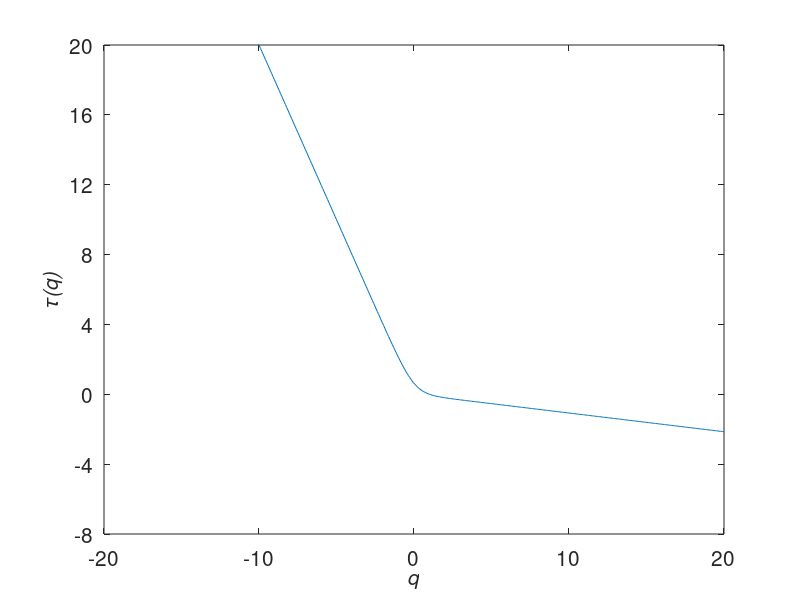

Write MATLAB code to recreate this figure.
% Program_6d - The tau curve.
% Chapter 6 - Fractals and Multifractals.
% Copyright Springer 2014. Stephen Lynch.

% Plot a tau curve for a multifractal Cantor set (Figure 6.16a).
ezplot('(log((1/9)^x+(8/9)^x))/(log(3))',[-20,20])
axis([-20 20 -8 20])
fsize=15;
set(gca,'XTick',-20:10:20,'FontSize',fsize)
set(gca,'YTick',-8:4:20,'FontSize',fsize)
xlabel('\itq','FontSize',fsize)
ylabel('\it{\tau(q)}','FontSize',fsize)
title(' ')

% End of Program_6d.
